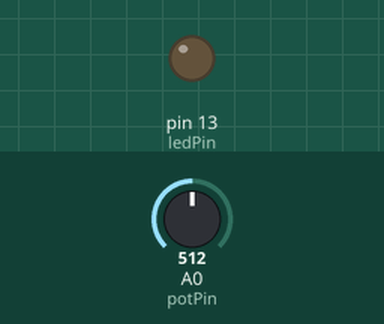
Bench run of a sketch on a simulated Arduino Uno, built with avr-gcc and run on an emulated ATmega328P. On the bench: output pins drawn as LEDs (lit = HIGH). The inputs (shaded band) are chosen by the test bench; at power-on: A0 (potPin) = 512.

Above: at 1.2 s.
1.3 s: A0 (potPin) set to 525
At 2.3 s:
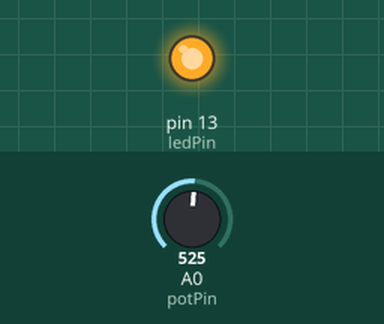
2.8 s: A0 (potPin) set to 511
At 3.6 s:
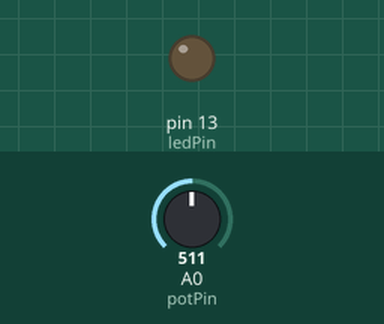
4.3 s: A0 (potPin) set to 716
At 4.8 s:
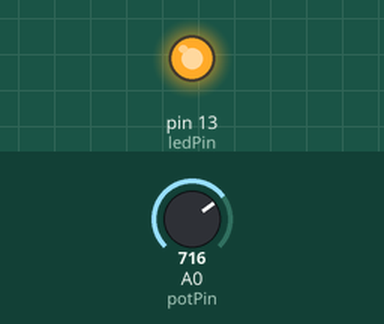
Timing chart, 0 to 7.3 s (numbered marks = the images above; inputs shaded):
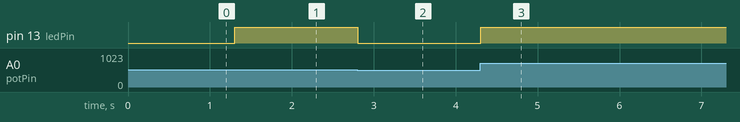

The sketch:

code.ino
```cpp
int potPin = A0;
int ledPin = 13;

void setup() {
  pinMode(ledPin, OUTPUT);
}

void loop() {
  int value = analogRead(potPin);

  if (value > 512)
    digitalWrite(ledPin, HIGH);
  else
    digitalWrite(ledPin, LOW);

  delay(100);
}
```

Measured:
- the behaviour switches between 512 and 513 on A0 (potPin) (found by bisection; images 0 and 1)
- after the input at 1.3 s, pin 13 (ledPin): LOW → HIGH at once
- after the input at 2.8 s, pin 13 (ledPin): HIGH → LOW at once
- after the input at 4.3 s, pin 13 (ledPin): LOW → HIGH at once
